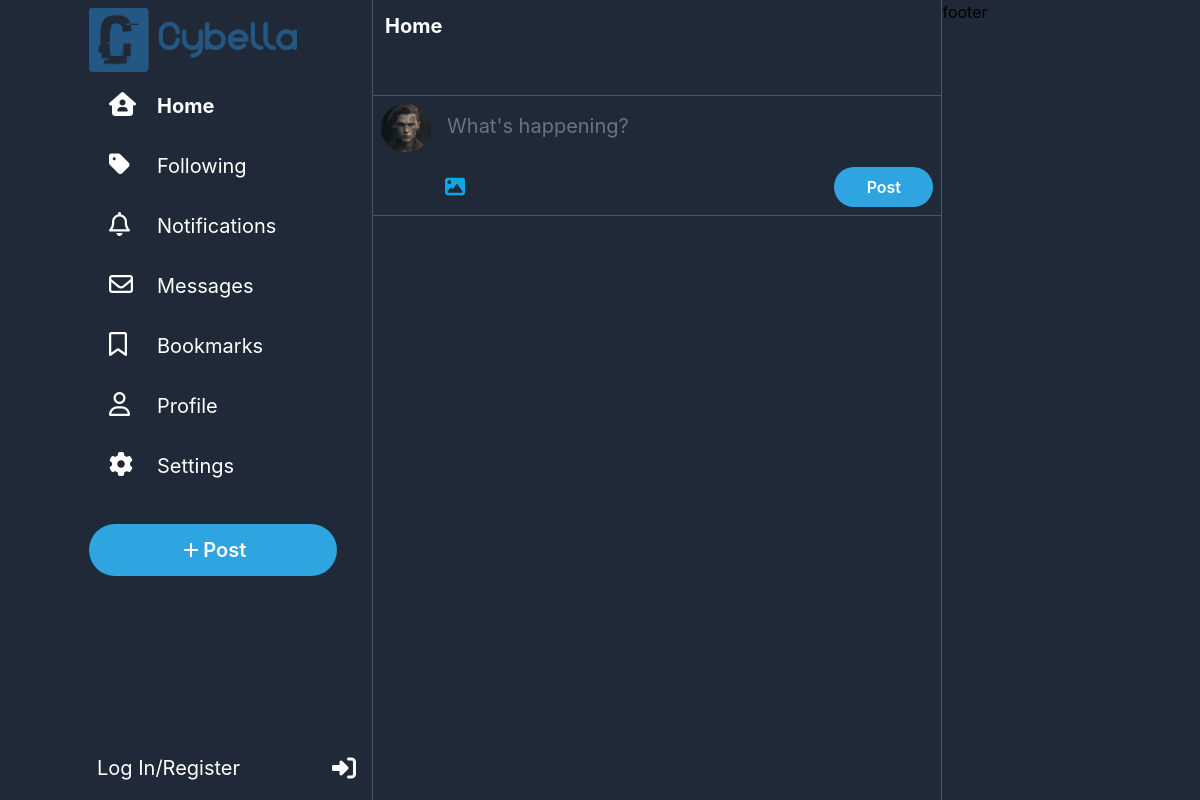
Before: / with the older database file.
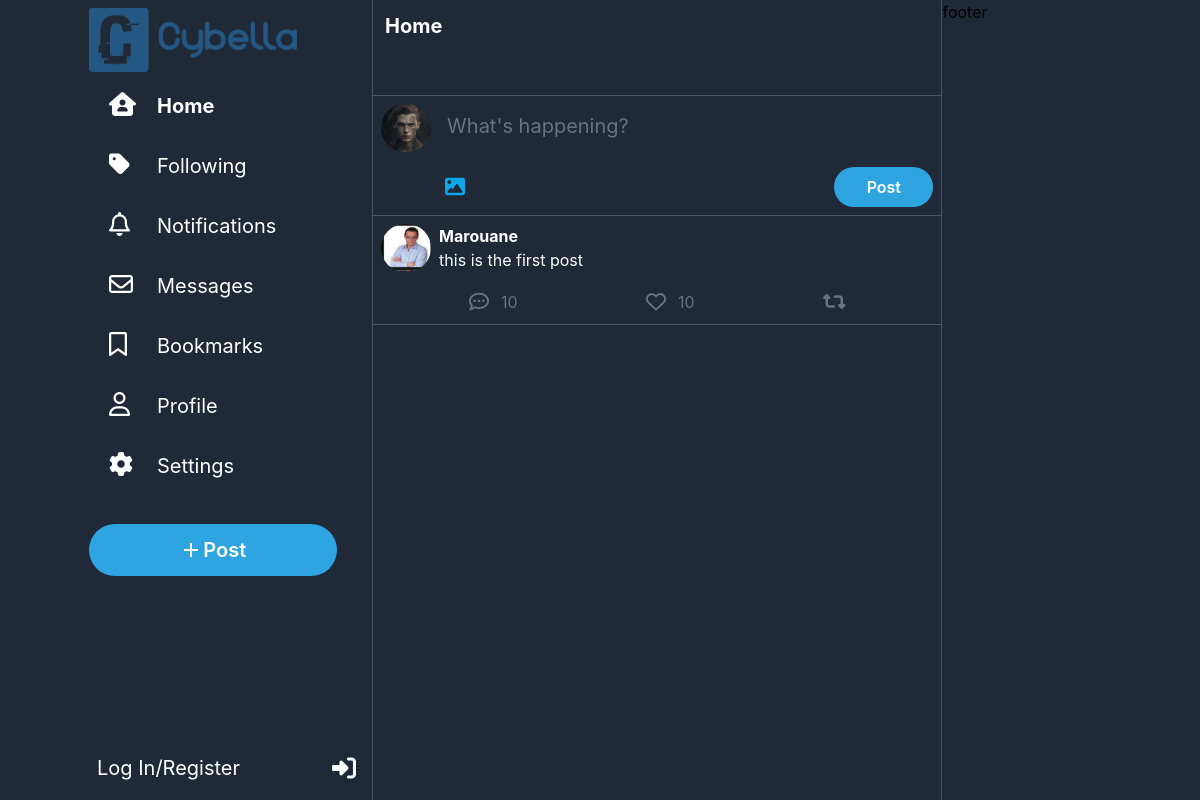
After: the same page with the newer database file.
### network/models.py (models this page shows, shortened)
class Post(models.Model):
    user = models.ForeignKey(User, on_delete=models.CASCADE, related_name="user")
    content = models.CharField(max_length=500)
    timestamp = models.DateTimeField(auto_now_add=True)
    likes = models.ManyToManyField(User, blank=True, related_name="liked_posts")
    images = models.ImageField(upload_to="network/images/posts", blank=True, null=True)

class User(AbstractUser):
    picture = models.ImageField(upload_to="network/images/profile_pictures", blank=True, null=True,default="network/images/profile_pictures/default.png")
    followers = models.ManyToManyField("self", symmetrical=False, blank=True, related_name="following")
    def __str__(self):
        return f"{self.username}"

### network/views.py (the view)
# urls.py: path("", views.all_posts, name="index"),
def all_posts(request):
    posts_list = Post.objects.order_by("-timestamp").all()
    paginator = Paginator(posts_list, 10)
    page = request.GET.get('page')
    posts = paginator.get_page(page)
    return render(request, "network/all_posts.html", {
        "posts": posts
    })

### network/templates/network/all_posts.html (shortened to what this page needs)
{% extends "network/layout.html" %}
{% load static %}
{% block body %}
    <div class="w-full  mx-auto bg-gray-800 p-2 text-white border-b border-gray-600">
        <form>
            <div class="flex">
                {%if user.is_authenticated %}
                    <img class="w-14 h-12 rounded-full mr-2" src="{{user.picture.url}}" alt="Profile Avatar">
                {%else%}
                    <img class="w-14 h-12 rounded-full mr-2" src="{% static 'network/Images/default.png' %}" alt="Profile Avatar">
                {%endif%}
                <div class="w-full text-xl">
                    <textarea oninput="resize()" class="text-xl h-12 w-full p-2 bg-gray-800 overflow-y-hidden resize-none focus:outline-offset-0 focus:ring-0  border-0 focus:border-b focus:border-gray-600"
                        placeholder="What's happening?"></textarea>
                </div>
            </div>
            <div class="flex justify-between mt-2 ml-14">
                <label for="I" class=" flex items-center hover:cursor-pointer rounded-full hover:bg-sky-400 hover:bg-opacity-10 px-2" alt="Media">
                    <i class="fa-solid fa-image text-[20px] text-sky-500"></i>
                </label>
                <button class="tweet w-[20%] px-1 py-2"> <span>Post</span></button>
            </div>
        </form>
    </div>
    {%for post in posts%}
        <div id="posts" class="w-full mx-auto bg-gray-800 pb-1 p-2 text-white border-b border-gray-600">
            <div class="flex">
                <img class="w-14 h-12 rounded-full mr-2" src="{{post.user.picture.url}}" alt="user Avatar">
                <div class="w-full">
                    <span class="font-bold">{{post.user|title}}</span>
                    <div class="text-md w-full pl-0 pt-0 p-2 bg-gray-800 ">{{post.content}}</div>
                </div>
            </div>
            <div class="flex justify-between mt-1 mx-20 text-gray-500">
                <div class="flex hover:text-blue-400 hover:cursor-pointer"><i class="fa-regular fa-comment-dots text-xl rounded-full hover:bg-blue-400 hover:bg-opacity-20 p-2 "></i><span class="mt-1.5 ml-1">10</span></div>
                <div class="flex hover:text-rose-400 hover:cursor-pointer"><i class="fa-regular fa-heart text-xl rounded-full hover:bg-rose-400 hover:bg-opacity-20 p-2"></i><span class="mt-1.5 ml-1">10</span></div>
                <div class="flex hover:text-emerald-500 hover:cursor-pointer"><i class="fa-solid fa-retweet text-xl rounded-full hover:bg-emerald-500 hover:bg-opacity-20 p-2"></i></div>
            </div>
        </div>
    {%endfor%}
{% endblock %}
{% block footer %}
    footer
{% endblock %}

### network/templates/network/layout.html (shortened to what this page needs)
{% load static %}
{% load static tailwind_tags %}
<!DOCTYPE html>
<html lang="en">
    <head>
        {% tailwind_css %}
        <link rel ="stylesheet" href="{% static 'network/css/styles.css' %}">
    </head>
    <body class="overflow-hidden w-screen h-screen flex flex-row">
        <nav class=" container  max-w-[31%] flex flex-col p-2  flex-grow bg-gray-800 h-screen items-end fixed">
            <div class="sidebar flex flex-col text-xl font-normal text-white w-[275px] h-full justify-between">
                <div class="w-full">
                    <div id="logo" class="">
                        <div class="">
                            <img src="{% static 'network/Images/C_logo.png' %}" alt="logo" class="w-18 h-16">
                        </div>
                    </div>
                    <a class="flex py-1 text-center sidebar-link my-2" href="#"><div class=" p-2 px-5 justify-center"><i class="fa-solid fa-house-user text-2xl mr-8 w-4"></i><span class="font-bold">Home</span></div></a>
                    <a class="flex py-1 text-center sidebar-link my-2" href="#"><div class="p-2 px-5 justify-center"><i class="fa-solid fa-tag text-2xl mr-8 w-4 "></i><span>Following</span></div></a>
                    <a class="flex py-1 text-center sidebar-link my-2" href="#"><div class="p-2 px-5 justify-center"><i class="fa-regular fa-bell text-2xl mr-8 w-4"></i><span>Notifications</span></div></a>
                    <a class="flex py-1 text-center sidebar-link my-2" href="#"><div class="p-2 px-5 justify-center"><i class="fa-regular fa-envelope text-2xl mr-8 w-4"></i><span>Messages</span></div></a>
                    <a class="flex py-1 text-center sidebar-link my-2" href="#"><div class="p-2 px-5 justify-center"><i class="fa-regular fa-bookmark text-2xl mr-8 w-4"></i><span>Bookmarks</span></div></a>
                    <a class="flex py-1 text-center sidebar-link my-2" href="#"><div class="p-2 px-5 justify-center"><i class="fa-regular fa-user text-2xl mr-8 w-4"></i><span>Profile</span></div></a>
                    <a class="flex py-1 text-center sidebar-link my-2" href="#"><div class="p-2 px-5 justify-center"><i class="fa-solid fa-cog text-2xl mr-8 w-4"></i><span>Settings</span></div></a>
                    <button class="tweet mt-6 w-[90%] p-3">
                        <span><svg xmlns="http://www.w3.org/2000/svg" viewBox="0 0 24 24" width="24" height="24"><path fill="none" d="M0 0h24v24H0z"></path><path fill="currentColor" d="M11 11V5h2v6h6v2h-6v6h-2v-6H5v-2z"></path></svg> Post</span>
                    </button>
                </div>
                <div>
                    {% if user.is_authenticated %}
                        <a class="p-2 text-center logout flex justify-between" href="{% url 'logout' %}"><span>{{user.email}}</span><div class="pt-0.5"><i class="fa-solid fa-right-from-bracket text-xl"></i></div></a>
                    {% else %}
                        <a class="p-2 text-center logout flex justify-between" href="{% url 'login' %}"><span>Log In/Register</span><div class="pt-0.5"><i class="fa-solid fa-right-to-bracket text-2xl"></i></div></a>
                    {% endif %}
                </div>
            </div>
        </nav>
        <div class="body h-screen flex flex-row w-[69%] ml-[31%] ">
            <div class="bg-gray-800 flex-grow relative border-x border-gray-600">
                <div class=" w-full backdrop-blur-md backdrop-filter h-24 bg-gray-800 sticky p-3 text-xl text-white font-bold border-b border-gray-600">
                    Home
                </div>
                {% block body %}
                {% endblock %}
            </div>
            <div class="bg-gray-800 flex-grow">
                {% block footer %}
                {% endblock %}
            </div>
        </div>
    </body>
</html>

### network/static/network/css/styles.css (style rules this page uses)
* { font-family:"TwitterChirp",-apple-system,BlinkMacSystemFont,"Segoe UI",Roboto,Helvetica,Arial,sans-serif; }
.tweet { background-color: #2ea5e0; border-radius: 9999px; transition: all ease-in-out 0.2s; }
.tweet span { display: flex; justify-content: center; align-items: center; color: #fff; font-weight: 600; }

Changed rows visible on the page:
added Post: user.picture (picture), user "Marouane", content "this is the first post"
